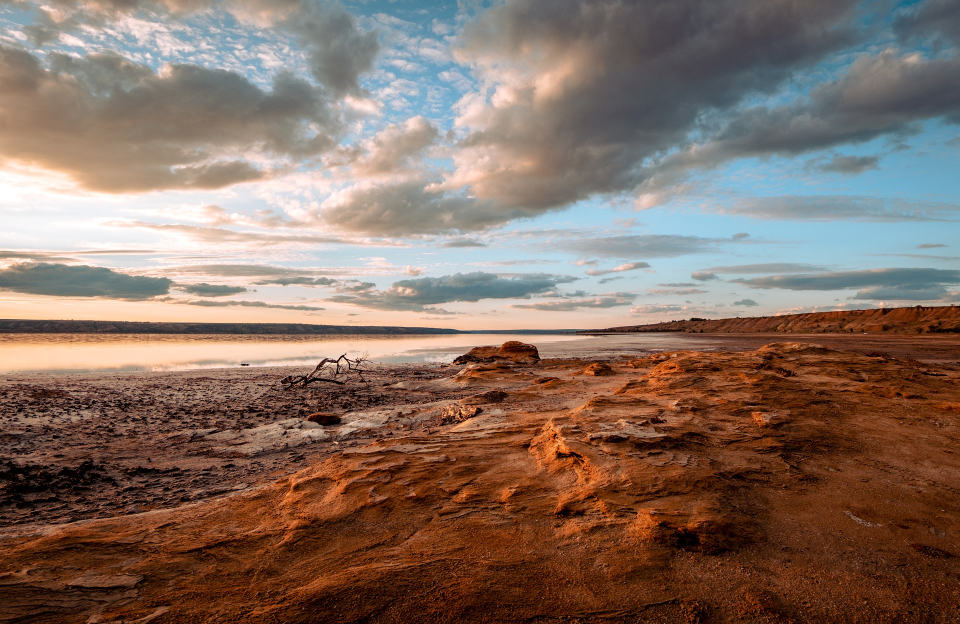
#> input picture notebooks/imgs/source1.jpg, 1920 x 1248 px (shown at 1/2 size)
$ jupyter execute --allow-errors fig2.6.ipynb
#> lines starting #> are read from the running program, lines starting #| are printed output that depends on the picture
# 図 2.6 の生成

[cell 1]
import numpy as np
import matplotlib.pyplot as plt
from PIL import Image
import ot
from sklearn.cluster import MiniBatchKMeans

[cell 2]
resolution = 480 * 320 # 解像度

im1 = Image.open('./imgs/source1.jpg') # 画像の読み込み
#> im1 is the input picture: PIL image 1920x1248 RGB; mean R, G, B 132.8, 111.4, 99.5
w1, h1 = im1.size
#> w1 = 1920; h1 = 1248
r = np.sqrt(resolution / (w1 * h1))
#> r = 0.253
im1 = im1.resize((int(w1 * r), int(h1 * r))) # 画像のリサイズ
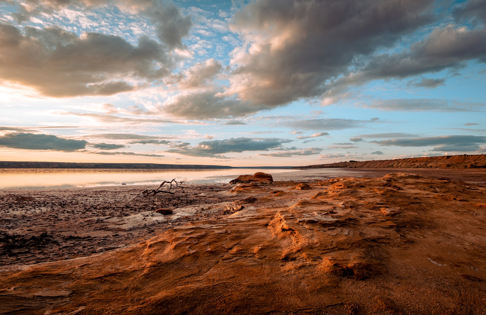
#> im1: PIL image 486x315 RGB; mean R, G, B 132.8, 111.4, 99.6
w1, h1 = im1.size
#> w1 = 486; h1 = 315
x1 = np.array(im1).reshape(-1, 3)

im2 = Image.open('./imgs/target1.jpg') # 画像の読み込み
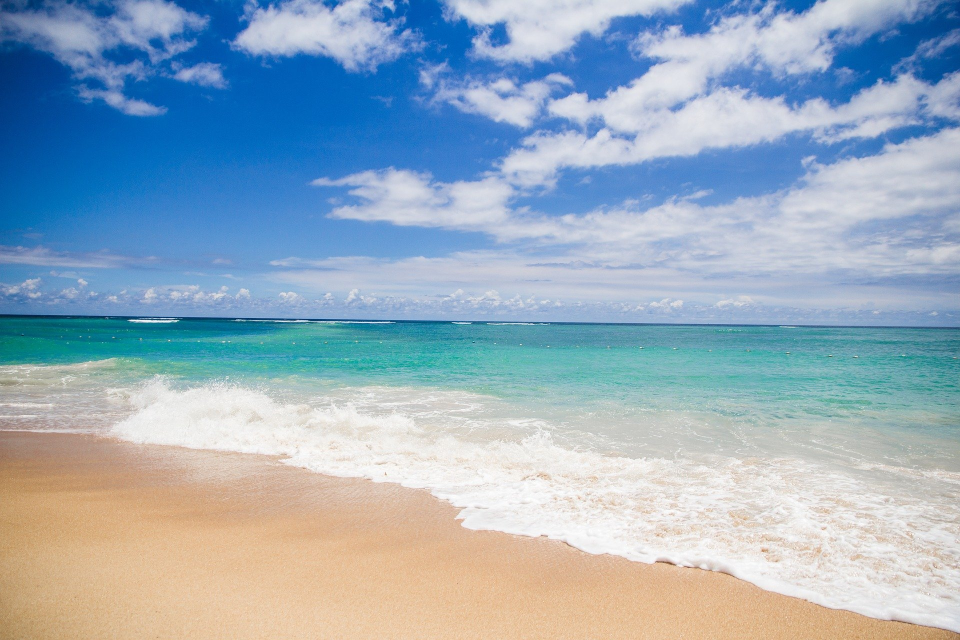
#> input picture notebooks/imgs/target1.jpg, 1920 x 1280 px (shown at 1/2 size)
#> im2 is the input picture: PIL image 1920x1280 RGB; mean R, G, B 150.7, 172.5, 189.4
w2, h2 = im2.size
#> w2 = 1920; h2 = 1280
r = np.sqrt(resolution / (w2 * h2))
#> r = 0.25
im2 = im2.resize((int(w2 * r), int(h2 * r))) # 画像のリサイズ
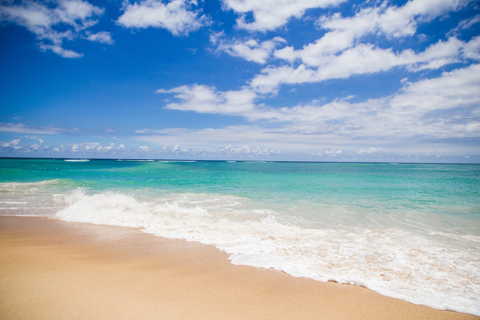
#> im2: PIL image 480x320 RGB; mean R, G, B 150.7, 172.5, 189.4
w2, h2 = im2.size
#> w2 = 480; h2 = 320
x2 = np.array(im2).reshape(-1, 3)

plt.imshow(im1)
plt.show()
plt.clf()
plt.imshow(im2)

[cell 3]
# k-means による点群の代表点の生成
n = 500
kmeans1 = MiniBatchKMeans(n, random_state=0)
kmeans1.fit(x1)
c1 = kmeans1.predict(x1)
sx1 = kmeans1.cluster_centers_
a = np.bincount(c1, minlength=n) / len(x1) # 重みの計算
#> a = 500 values, max 0.00505 at index 263, min 0.000222 at index 434, mean 0.002

kmeans2 = MiniBatchKMeans(n, random_state=0)
kmeans2.fit(x2)
c2 = kmeans2.predict(x2)
sx2 = kmeans2.cluster_centers_
b = np.bincount(c2, minlength=n) / len(x2) # 重みの計算
#> b = 500 values, max 0.00643 at index 2, min 0.000378 at index 42, mean 0.002

[cell 4]
# 点群の描画
fig = plt.figure(figsize=(8, 6))
ax = fig.add_subplot(121, projection='3d')
ax.scatter3D(sx1[:, 0], sx1[:, 1], sx1[:, 2], c=sx1 / 255)
ax.set_xlabel('R')
ax.set_ylabel('G')
ax.set_zlabel('B')

ax = fig.add_subplot(122, projection='3d')
ax.scatter3D(sx2[:, 0], sx2[:, 1], sx2[:, 2], c=sx2 / 255)
ax.set_xlabel('R')
ax.set_ylabel('G')
ax.set_zlabel('B')
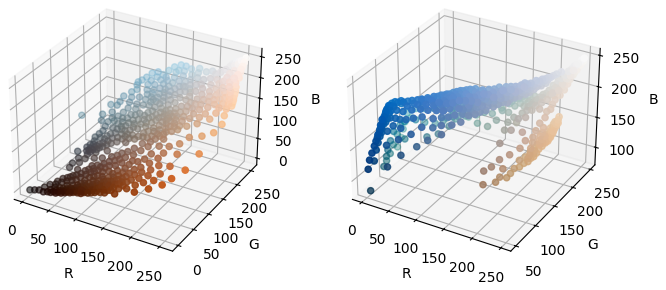
#> figure drawn by matplotlib, 2 panels
